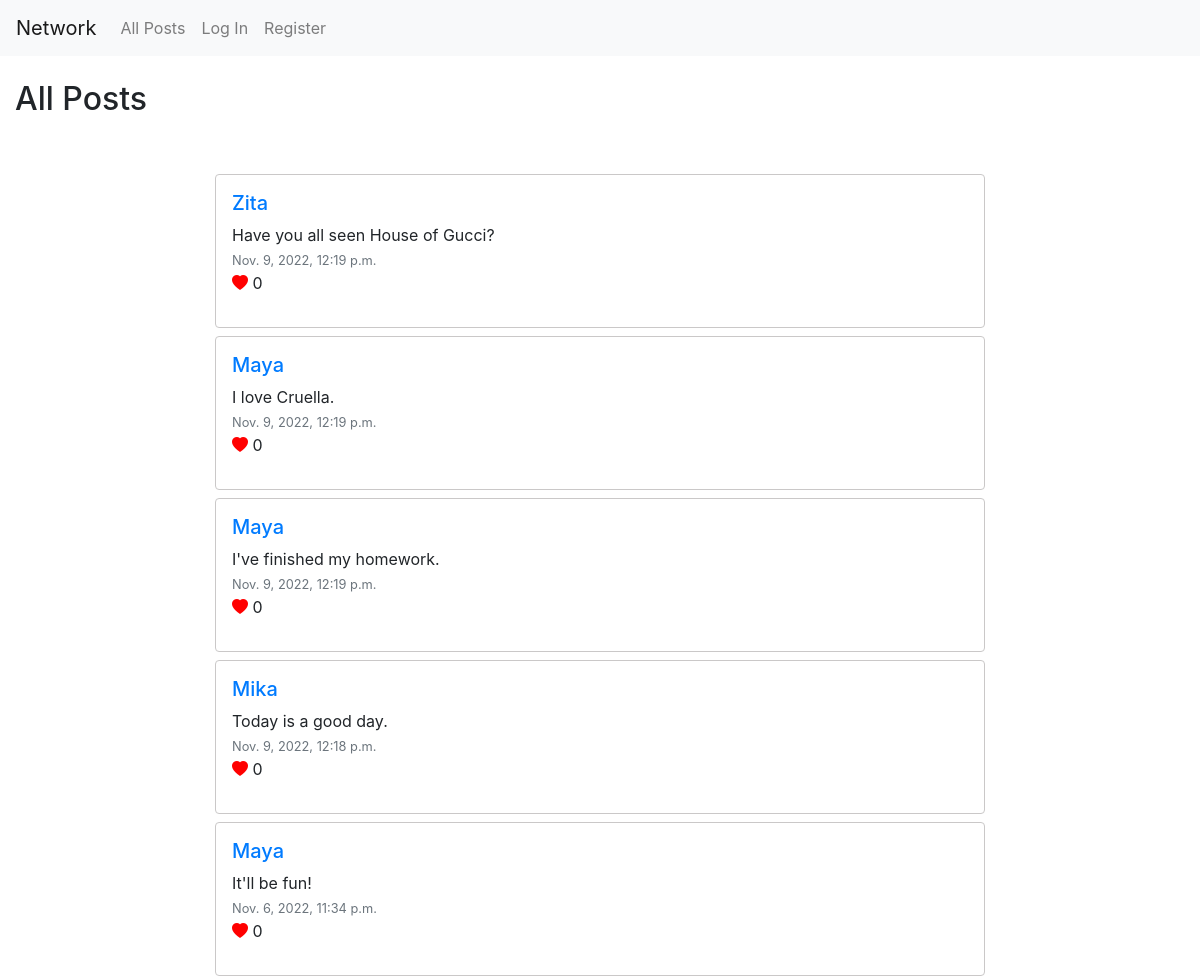
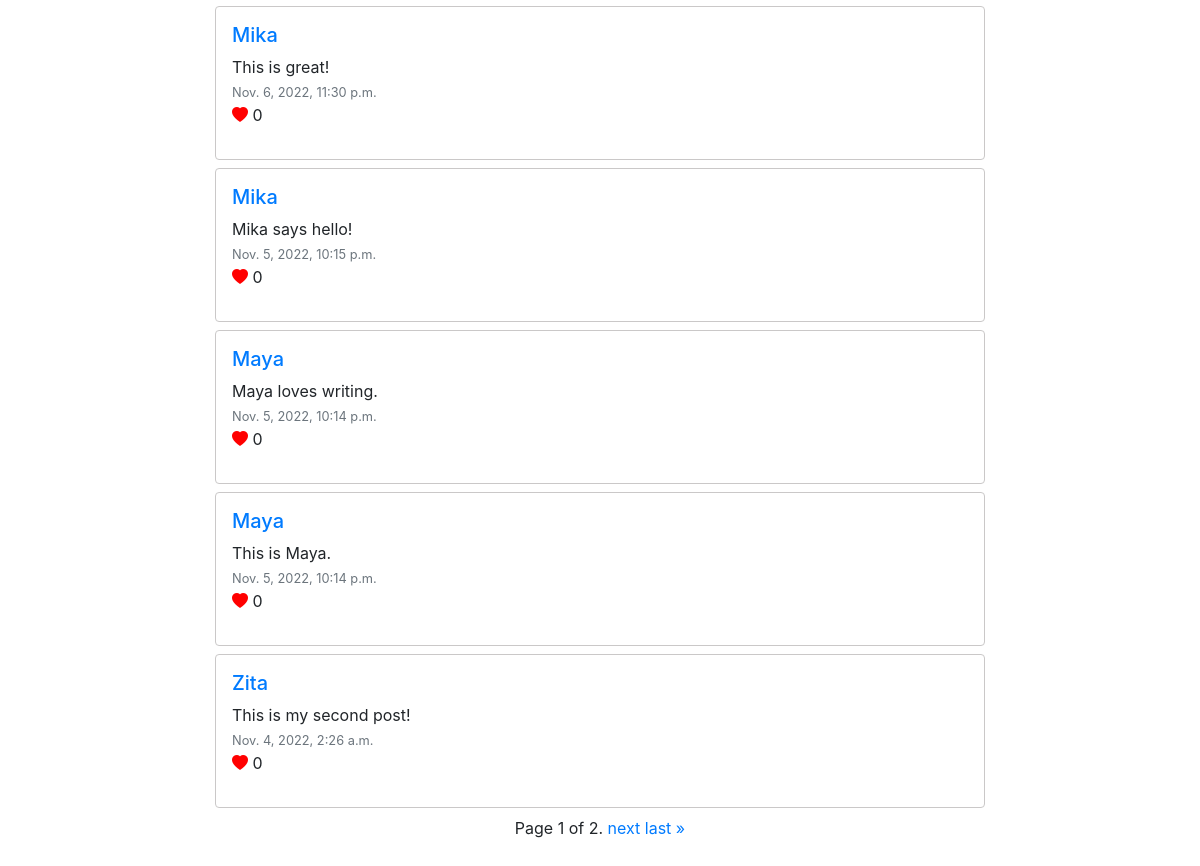
Before: / with the older database file (2 pictures, top to bottom).
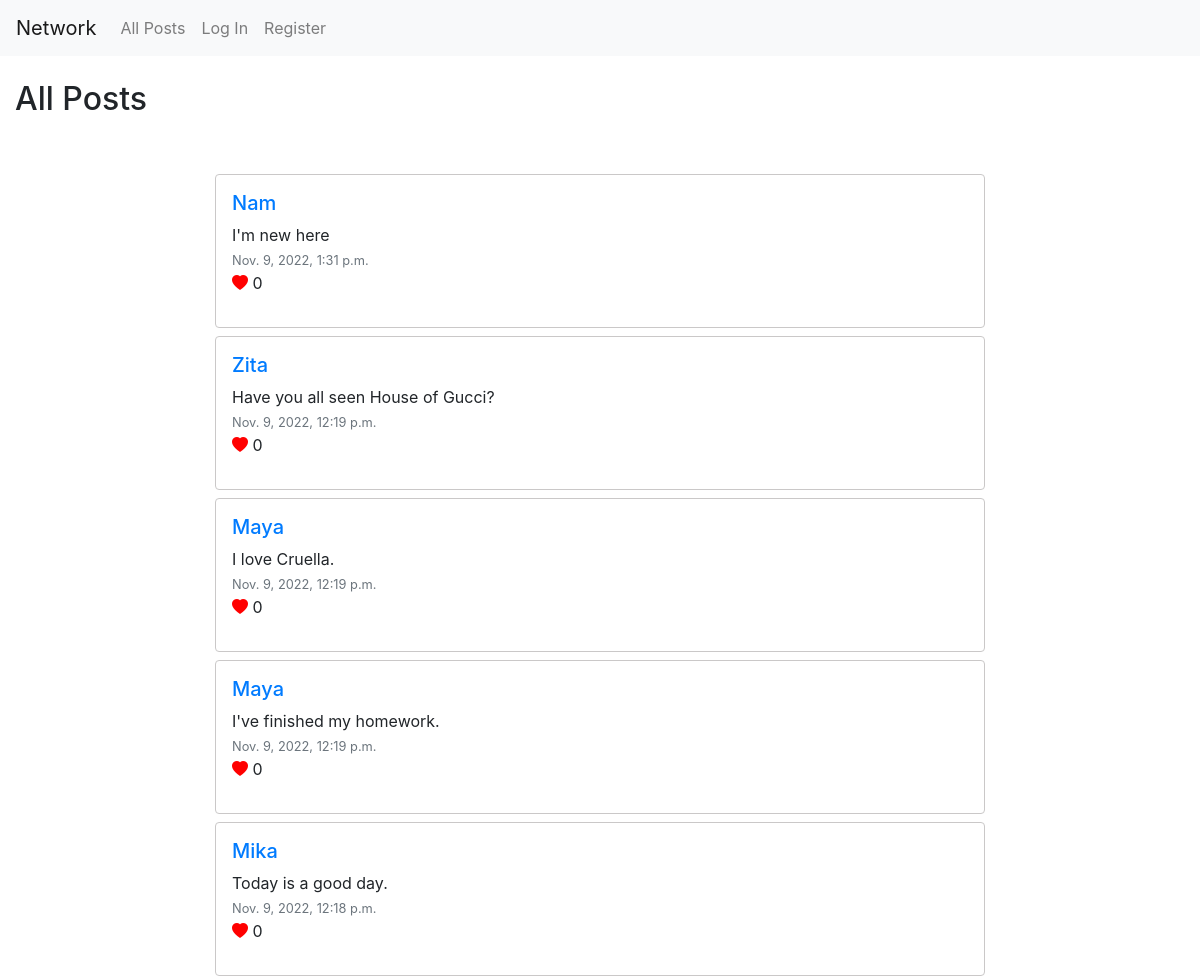
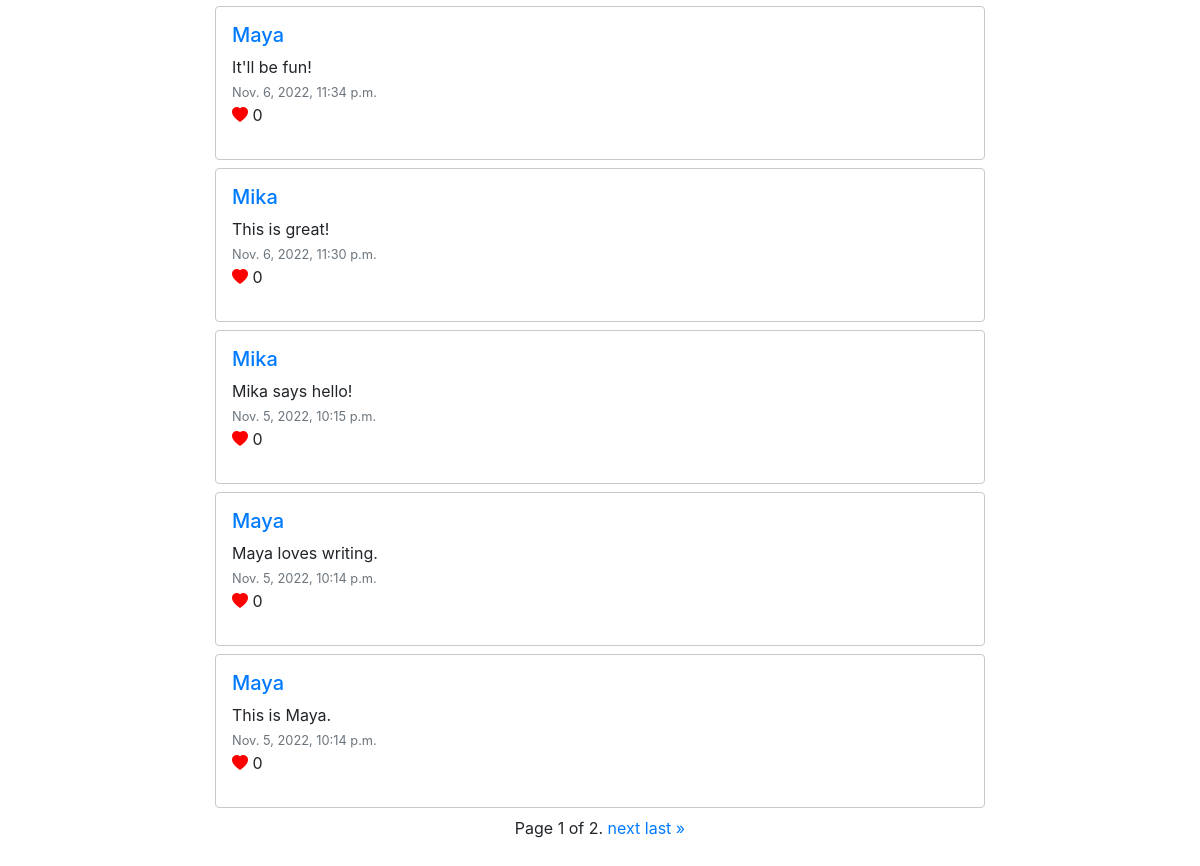
After: the same page with the newer database file (2 pictures, top to bottom).
### network/models.py (models this page shows, shortened)
class Post(models.Model):
    poster = models.ForeignKey('User', on_delete=models.CASCADE, related_name='poster')
    content = models.TextField()
    date_created = models.DateTimeField(default=timezone.now)
    number_of_like = models.IntegerField(default=0)

class User(AbstractUser):
    pass

### network/views.py (the view)
# urls.py: path("", views.index, name="index"),
def index(request):
    posts = Post.objects.all().order_by('date_created').reverse()
    paginator = Paginator(posts, 10)
    page_number = request.GET.get('page')
    page_obj = paginator.get_page(page_number)
    return render(request, "network/index.html", {
        'page_obj': page_obj
    })

### network/templates/network/index.html (shortened to what this page needs)
{% extends "network/layout.html" %}
{% block body %}
    <h2 class="my-4">All Posts</h2>
    <div class="row mb-5">
        <div class="col-lg-8 offset-lg-2 mt-4">
            {% include "network/posts.html" %}
    </div>
{% endblock %}

### network/templates/network/posts.html (shortened to what this page needs)
<div>
    {% for post in page_obj %}
    <div class="border rounded my-2 p-3" id="post">
        <a href="{% url 'profile' post.poster %}"><h5>{{ post.poster }}</h5></a>
        <ul class="list-unstyled">
            <li>{{ post.content }}</li>
            <li><small class="text-muted">{{ post.date_created }}</small></li>
            <li><i class="bi bi-heart-fill" id="heart"></i> {{ post.number_of_like }}</li>
        </ul>
    </div>
    {% endfor %}
    <div class="pagination justify-content-center">
        <span class="step-links">
            <span class="current">
                Page {{ page_obj.number }} of {{ page_obj.paginator.num_pages }}.
            </span>
            {% if page_obj.has_next %}
                <a href="?page={{ page_obj.next_page_number }}">next</a>
                <a href="?page={{ page_obj.paginator.num_pages }}">last &raquo;</a>
            {% endif %}
        </span>
    </div>

Changed rows visible on the page:
no longer on this page (row unchanged): Post: poster "Zita", content "This is my second post!", date_created "Nov. 4, 2022, 2:26 a.m.", number_of_like "0"
added Post: poster "Nam", content "I'm new here", date_created "Nov. 9, 2022, 1:31 p.m.", number_of_like "0"
